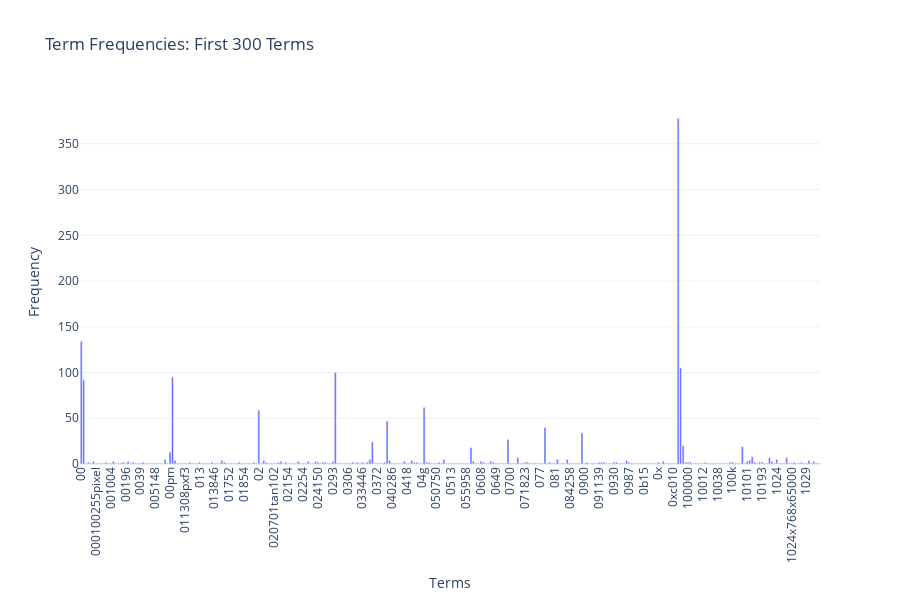

This figure's notebook cell:
### Markdown cell above
### >>> **Exercise 12 (take home):**
If you want a nicer interactive visualization here, I would encourage you try to install and use plotly to achieve this.

### Code cell
# Answer here
import plotly.graph_objects as plotly
fig = plotly.Figure(data=[
    plotly.Bar(x=count_vect.get_feature_names_out()[:300], y=term_frequencies[:300])
])
fig.update_layout(
    title='Term Frequencies: First 300 Terms',
    xaxis_title='Terms',
    yaxis_title='Frequency',
    xaxis_tickangle=-90,  
    height=600,
    template='plotly_white')
fig.show()

### Figure 1 — Plotly figure (JSON) as saved in the notebook; plotly's stock layout.template omitted (floating-point values rounded to 4 significant figures; data arrays with more than 128 entries replaced by an {"elided": "..."} marker saying what was removed)
{"data": [{"type": "bar", "x": {"elided": "300 str values"}, "y": {"elided": "300 int values"}}], "layout": {"height": 600, "title": {"text": "Term Frequencies: First 300 Terms"}, "xaxis": {"tickangle": -90, "title": {"text": "Terms"}}, "yaxis": {"title": {"text": "Frequency"}}}}
